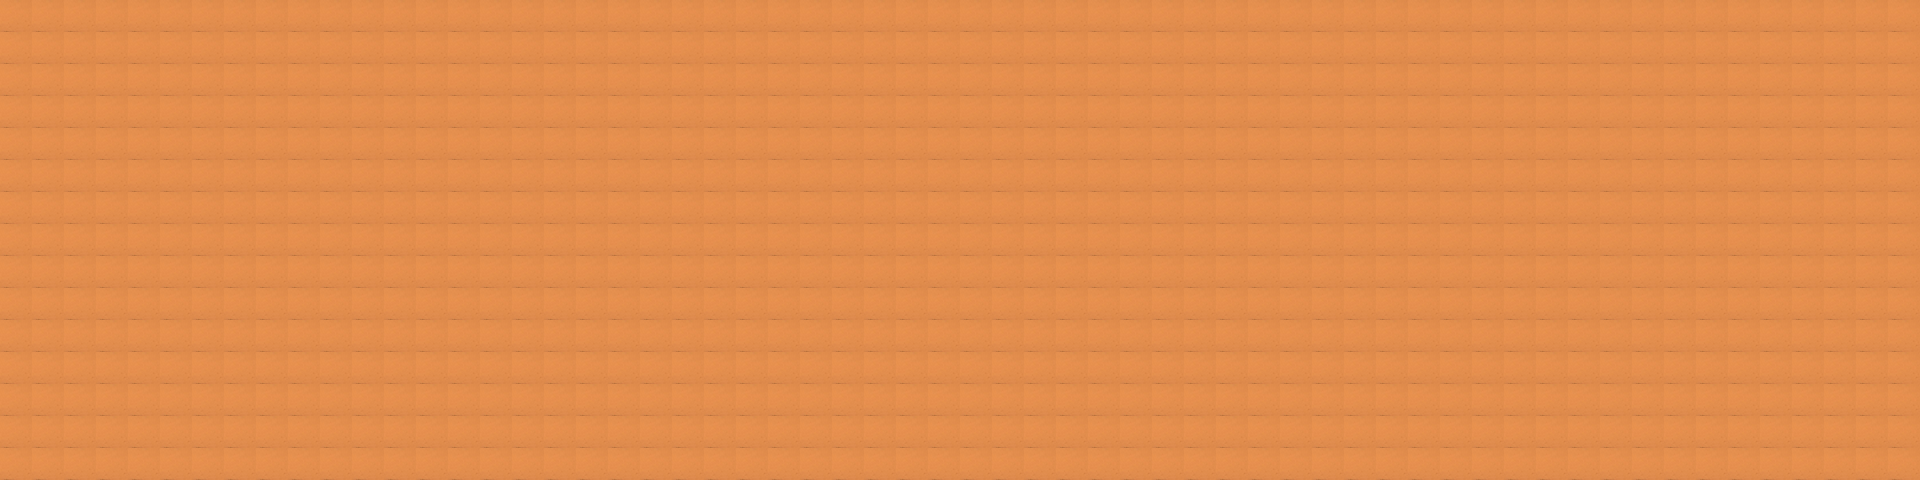

This game map was drawn from its Tiled (.tmx) file and the tilesets committed beside it. A one-line description and the trimmed map source follow:
An orthogonal 60x15 tile map with 32x32 px tiles, 1 tile layer (块层 1).

<map version="1.0" orientation="orthogonal" width="60" height="15" tilewidth="32" tileheight="32">
 <tileset firstgid="1" name="BgDesert" tilewidth="32" tileheight="32" spacing="1" margin="1">
  <image source="BgDesert.png" width="1920" height="320" />
 </tileset>
 <layer name="块层 1" width="60" height="15">
  <data>[900 cells, 900 non-empty, 1 distinct tile ids]</data>
 </layer>
</map>
